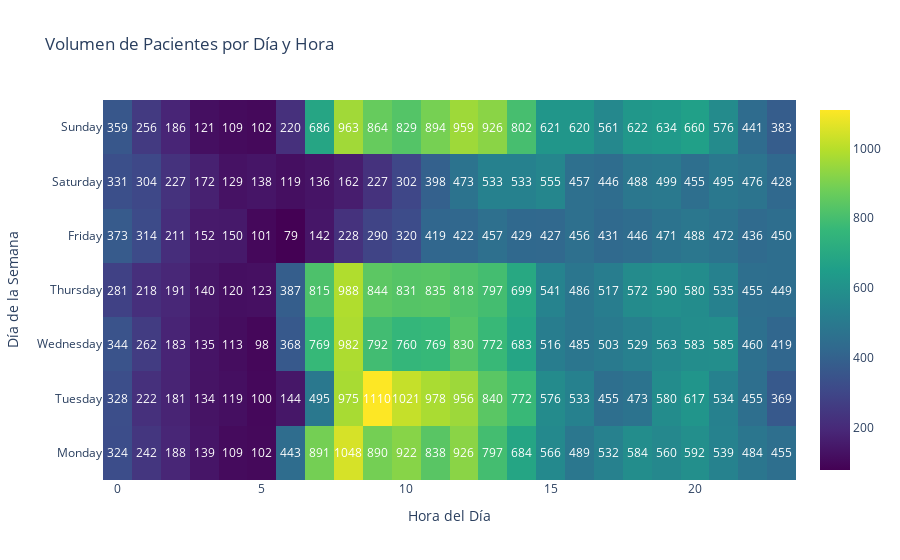

The cell this chart's notebook holds for it:
### Code cell
# Orden explícito para los días de la semana
days_order = ['Monday', 'Tuesday', 'Wednesday', 'Thursday', 'Friday', 'Saturday', 'Sunday']

# Reordenar el DataFrame por días de la semana
heatmap_count = heatmap_count.reindex(days_order)

# Reordenar manualmente la lista tooltip_texts según days_order
# Asumiendo que tooltip_texts es una lista de listas donde cada sublista corresponde a un día
ordered_tooltip_texts = [None] * len(days_order)
current_days = list(heatmap_count.index)

for i, day in enumerate(days_order):
    index = current_days.index(day)
    ordered_tooltip_texts[i] = tooltip_texts[index]

# Ahora crea el mapa de calor con el orden correcto
import plotly.graph_objects as go

fig = go.Figure(data=go.Heatmap(
    z=heatmap_count.values,
    x=heatmap_count.columns,
    y=heatmap_count.index,
    hoverongaps=False,
    colorscale='Viridis',
    hoverinfo='text',
    text=ordered_tooltip_texts  # Usar la lista reordenada
))

for i, day in enumerate(heatmap_count.index):
    for j, hour in enumerate(heatmap_count.columns):
        fig.add_annotation(
            x=hour,
            y=day,
            text=str(heatmap_count.at[day, hour]),
            showarrow=False,
            font=dict(color="white")
        )

# Añadir título y etiquetas
fig.update_layout(
    title='Volumen de Pacientes por Día y Hora',
    xaxis_title='Hora del Día',
    yaxis_title='Día de la Semana'
)

# Mostrar la figura
fig.show()

### Figure 1 — Plotly figure (JSON) as saved in the notebook; plotly's stock layout.template omitted (floating-point values rounded to 4 significant figures; data arrays with more than 128 entries replaced by an {"elided": "..."} marker saying what was removed)
{"data": [{"colorscale": [[0, "#440154"], [0.1111, "#482878"], [0.2222, "#3e4989"], [0.3333, "#31688e"], [0.4444, "#26828e"], [0.5556, "#1f9e89"], [0.6667, "#35b779"], [0.7778, "#6ece58"], [0.8889, "#b5de2b"], [1, "#fde725"]], "hoverinfo": "text", "hoverongaps": false, "text": {"elided": "7x24 str values"}, "type": "heatmap", "x": [0, 1, 2, 3, 4, 5, 6, 7, 8, 9, 10, 11, 12, 13, 14, 15, 16, 17, 18, 19, 20, 21, 22, 23], "y": ["Monday", "Tuesday", "Wednesday", "Thursday", "Friday", "Saturday", "Sunday"], "z": {"elided": "7x24 int values"}}], "layout": {"annotations": [{"font": {"color": "white"}, "showarrow": false, "text": "324", "x": 0, "y": "Monday"}, {"font": {"color": "white"}, "showarrow": false, "text": "242", "x": 1, "y": "Monday"}, {"font": {"color": "white"}, "showarrow": false, "text": "188", "x": 2, "y": "Monday"}, {"font": {"color": "white"}, "showarrow": false, "text": "139", "x": 3, "y": "Monday"}, {"font": {"color": "white"}, "showarrow": false, "text": "109", "x": 4, "y": "Monday"}, {"font": {"color": "white"}, "showarrow": false, "text": "102", "x": 5, "y": "Monday"}, {"font": {"color": "white"}, "showarrow": false, "text": "443", "x": 6, "y": "Monday"}, {"font": {"color": "white"}, "showarrow": false, "text": "891", "x": 7, "y": "Monday"}, {"font": {"color": "white"}, "showarrow": false, "text": "1048", "x": 8, "y": "Monday"}, {"font": {"color": "white"}, "showarrow": false, "text": "890", "x": 9, "y": "Monday"}, {"font": {"color": "white"}, "showarrow": false, "text": "922", "x": 10, "y": "Monday"}, {"font": {"color": "white"}, "showarrow": false, "text": "838", "x": 11, "y": "Monday"}, {"font": {"color": "white"}, "showarrow": false, "text": "926", "x": 12, "y": "Monday"}, {"font": {"color": "white"}, "showarrow": false, "text": "797", "x": 13, "y": "Monday"}, {"font": {"color": "white"}, "showarrow": false, "text": "684", "x": 14, "y": "Monday"}, {"font": {"color": "white"}, "showarrow": false, "text": "566", "x": 15, "y": "Monday"}, {"font": {"color": "white"}, "showarrow": false, "text": "489", "x": 16, "y": "Monday"}, {"font": {"color": "white"}, "showarrow": false, "text": "532", "x": 17, "y": "Monday"}, {"font": {"color": "white"}, "showarrow": false, "text": "584", "x": 18, "y": "Monday"}, {"font": {"color": "white"}, "showarrow": false, "text": "560", "x": 19, "y": "Monday"}, {"font": {"color": "white"}, "showarrow": false, "text": "592", "x": 20, "y": "Monday"}, {"font": {"color": "white"}, "showarrow": false, "text": "539", "x": 21, "y": "Monday"}, {"font": {"color": "white"}, "showarrow": false, "text": "484", "x": 22, "y": "Monday"}, {"font": {"color": "white"}, "showarrow": false, "text": "455", "x": 23, "y": "Monday"}, {"font": {"color": "white"}, "showarrow": false, "text": "328", "x": 0, "y": "Tuesday"}, {"font": {"color": "white"}, "showarrow": false, "text": "222", "x": 1, "y": "Tuesday"}, {"font": {"color": "white"}, "showarrow": false, "text": "181", "x": 2, "y": "Tuesday"}, {"font": {"color": "white"}, "showarrow": false, "text": "134", "x": 3, "y": "Tuesday"}, {"font": {"color": "white"}, "showarrow": false, "text": "119", "x": 4, "y": "Tuesday"}, {"font": {"color": "white"}, "showarrow": false, "text": "100", "x": 5, "y": "Tuesday"}, {"font": {"color": "white"}, "showarrow": false, "text": "144", "x": 6, "y": "Tuesday"}, {"font": {"color": "white"}, "showarrow": false, "text": "495", "x": 7, "y": "Tuesday"}, {"font": {"color": "white"}, "showarrow": false, "text": "975", "x": 8, "y": "Tuesday"}, {"font": {"color": "white"}, "showarrow": false, "text": "1110", "x": 9, "y": "Tuesday"}, {"font": {"color": "white"}, "showarrow": false, "text": "1021", "x": 10, "y": "Tuesday"}, {"font": {"color": "white"}, "showarrow": false, "text": "978", "x": 11, "y": "Tuesday"}, {"font": {"color": "white"}, "showarrow": false, "text": "956", "x": 12, "y": "Tuesday"}, {"font": {"color": "white"}, "showarrow": false, "text": "840", "x": 13, "y": "Tuesday"}, {"font": {"color": "white"}, "showarrow": false, "text": "772", "x": 14, "y": "Tuesday"}, {"font": {"color": "white"}, "showarrow": false, "text": "576", "x": 15, "y": "Tuesday"}, {"font": {"color": "white"}, "showarrow": false, "text": "533", "x": 16, "y": "Tuesday"}, {"font": {"color": "white"}, "showarrow": false, "text": "455", "x": 17, "y": "Tuesday"}, {"font": {"color": "white"}, "showarrow": false, "text": "473", "x": 18, "y": "Tuesday"}, {"font": {"color": "white"}, "showarrow": false, "text": "580", "x": 19, "y": "Tuesday"}, {"font": {"color": "white"}, "showarrow": false, "text": "617", "x": 20, "y": "Tuesday"}, {"font": {"color": "white"}, "showarrow": false, "text": "534", "x": 21, "y": "Tuesday"}, {"font": {"color": "white"}, "showarrow": false, "text": "455", "x": 22, "y": "Tuesday"}, {"font": {"color": "white"}, "showarrow": false, "text": "369", "x": 23, "y": "Tuesday"}, {"font": {"color": "white"}, "showarrow": false, "text": "344", "x": 0, "y": "Wednesday"}, {"font": {"color": "white"}, "showarrow": false, "text": "262", "x": 1, "y": "Wednesday"}, {"font": {"color": "white"}, "showarrow": false, "text": "183", "x": 2, "y": "Wednesday"}, {"font": {"color": "white"}, "showarrow": false, "text": "135", "x": 3, "y": "Wednesday"}, {"font": {"color": "white"}, "showarrow": false, "text": "113", "x": 4, "y": "Wednesday"}, {"font": {"color": "white"}, "showarrow": false, "text": "98", "x": 5, "y": "Wednesday"}, {"font": {"color": "white"}, "showarrow": false, "text": "368", "x": 6, "y": "Wednesday"}, {"font": {"color": "white"}, "showarrow": false, "text": "769", "x": 7, "y": "Wednesday"}, {"font": {"color": "white"}, "showarrow": false, "text": "982", "x": 8, "y": "Wednesday"}, {"font": {"color": "white"}, "showarrow": false, "text": "792", "x": 9, "y": "Wednesday"}, {"font": {"color": "white"}, "showarrow": false, "text": "760", "x": 10, "y": "Wednesday"}, {"font": {"color": "white"}, "showarrow": false, "text": "769", "x": 11, "y": "Wednesday"}, {"font": {"color": "white"}, "showarrow": false, "text": "830", "x": 12, "y": "Wednesday"}, {"font": {"color": "white"}, "showarrow": false, "text": "772", "x": 13, "y": "Wednesday"}, {"font": {"color": "white"}, "showarrow": false, "text": "683", "x": 14, "y": "Wednesday"}, {"font": {"color": "white"}, "showarrow": false, "text": "516", "x": 15, "y": "Wednesday"}, {"font": {"color": "white"}, "showarrow": false, "text": "485", "x": 16, "y": "Wednesday"}, {"font": {"color": "white"}, "showarrow": false, "text": "503", "x": 17, "y": "Wednesday"}, {"font": {"color": "white"}, "showarrow": false, "text": "529", "x": 18, "y": "Wednesday"}, {"font": {"color": "white"}, "showarrow": false, "text": "563", "x": 19, "y": "Wednesday"}, {"font": {"color": "white"}, "showarrow": false, "text": "583", "x": 20, "y": "Wednesday"}, {"font": {"color": "white"}, "showarrow": false, "text": "585", "x": 21, "y": "Wednesday"}, {"font": {"color": "white"}, "showarrow": false, "text": "460", "x": 22, "y": "Wednesday"}, {"font": {"color": "white"}, "showarrow": false, "text": "419", "x": 23, "y": "Wednesday"}, {"font": {"color": "white"}, "showarrow": false, "text": "281", "x": 0, "y": "Thursday"}, {"font": {"color": "white"}, "showarrow": false, "text": "218", "x": 1, "y": "Thursday"}, {"font": {"color": "white"}, "showarrow": false, "text": "191", "x": 2, "y": "Thursday"}, {"font": {"color": "white"}, "showarrow": false, "text": "140", "x": 3, "y": "Thursday"}, {"font": {"color": "white"}, "showarrow": false, "text": "120", "x": 4, "y": "Thursday"}, {"font": {"color": "white"}, "showarrow": false, "text": "123", "x": 5, "y": "Thursday"}, {"font": {"color": "white"}, "showarrow": false, "text": "387", "x": 6, "y": "Thursday"}, {"font": {"color": "white"}, "showarrow": false, "text": "815", "x": 7, "y": "Thursday"}, {"font": {"color": "white"}, "showarrow": false, "text": "988", "x": 8, "y": "Thursday"}, {"font": {"color": "white"}, "showarrow": false, "text": "844", "x": 9, "y": "Thursday"}, {"font": {"color": "white"}, "showarrow": false, "text": "831", "x": 10, "y": "Thursday"}, {"font": {"color": "white"}, "showarrow": false, "text": "835", "x": 11, "y": "Thursday"}, {"font": {"color": "white"}, "showarrow": false, "text": "818", "x": 12, "y": "Thursday"}, {"font": {"color": "white"}, "showarrow": false, "text": "797", "x": 13, "y": "Thursday"}, {"font": {"color": "white"}, "showarrow": false, "text": "699", "x": 14, "y": "Thursday"}, {"font": {"color": "white"}, "showarrow": false, "text": "541", "x": 15, "y": "Thursday"}, {"font": {"color": "white"}, "showarrow": false, "text": "486", "x": 16, "y": "Thursday"}, {"font": {"color": "white"}, "showarrow": false, "text": "517", "x": 17, "y": "Thursday"}, {"font": {"color": "white"}, "showarrow": false, "text": "572", "x": 18, "y": "Thursday"}, {"font": {"color": "white"}, "showarrow": false, "text": "590", "x": 19, "y": "Thursday"}, {"font": {"color": "white"}, "showarrow": false, "text": "580", "x": 20, "y": "Thursday"}, {"font": {"color": "white"}, "showarrow": false, "text": "535", "x": 21, "y": "Thursday"}, {"font": {"color": "white"}, "showarrow": false, "text": "455", "x": 22, "y": "Thursday"}, {"font": {"color": "white"}, "showarrow": false, "text": "449", "x": 23, "y": "Thursday"}, {"font": {"color": "white"}, "showarrow": false, "text": "373", "x": 0, "y": "Friday"}, {"font": {"color": "white"}, "showarrow": false, "text": "314", "x": 1, "y": "Friday"}, {"font": {"color": "white"}, "showarrow": false, "text": "211", "x": 2, "y": "Friday"}, {"font": {"color": "white"}, "showarrow": false, "text": "152", "x": 3, "y": "Friday"}, {"font": {"color": "white"}, "showarrow": false, "text": "150", "x": 4, "y": "Friday"}, {"font": {"color": "white"}, "showarrow": false, "text": "101", "x": 5, "y": "Friday"}, {"font": {"color": "white"}, "showarrow": false, "text": "79", "x": 6, "y": "Friday"}, {"font": {"color": "white"}, "showarrow": false, "text": "142", "x": 7, "y": "Friday"}, {"font": {"color": "white"}, "showarrow": false, "text": "228", "x": 8, "y": "Friday"}, {"font": {"color": "white"}, "showarrow": false, "text": "290", "x": 9, "y": "Friday"}, {"font": {"color": "white"}, "showarrow": false, "text": "320", "x": 10, "y": "Friday"}, {"font": {"color": "white"}, "showarrow": false, "text": "419", "x": 11, "y": "Friday"}, {"font": {"color": "white"}, "showarrow": false, "text": "422", "x": 12, "y": "Friday"}, {"font": {"color": "white"}, "showarrow": false, "text": "457", "x": 13, "y": "Friday"}, {"font": {"color": "white"}, "showarrow": false, "text": "429", "x": 14, "y": "Friday"}, {"font": {"color": "white"}, "showarrow": false, "text": "427", "x": 15, "y": "Friday"}, {"font": {"color": "white"}, "showarrow": false, "text": "456", "x": 16, "y": "Friday"}, {"font": {"color": "white"}, "showarrow": false, "text": "431", "x": 17, "y": "Friday"}, {"font": {"color": "white"}, "showarrow": false, "text": "446", "x": 18, "y": "Friday"}, {"font": {"color": "white"}, "showarrow": false, "text": "471", "x": 19, "y": "Friday"}, {"font": {"color": "white"}, "showarrow": false, "text": "488", "x": 20, "y": "Friday"}, {"font": {"color": "white"}, "showarrow": false, "text": "472", "x": 21, "y": "Friday"}, {"font": {"color": "white"}, "showarrow": false, "text": "436", "x": 22, "y": "Friday"}, {"font": {"color": "white"}, "showarrow": false, "text": "450", "x": 23, "y": "Friday"}, {"font": {"color": "white"}, "showarrow": false, "text": "331", "x": 0, "y": "Saturday"}, {"font": {"color": "white"}, "showarrow": false, "text": "304", "x": 1, "y": "Saturday"}, {"font": {"color": "white"}, "showarrow": false, "text": "227", "x": 2, "y": "Saturday"}, {"font": {"color": "white"}, "showarrow": false, "text": "172", "x": 3, "y": "Saturday"}, {"font": {"color": "white"}, "showarrow": false, "text": "129", "x": 4, "y": "Saturday"}, {"font": {"color": "white"}, "showarrow": false, "text": "138", "x": 5, "y": "Saturday"}, {"font": {"color": "white"}, "showarrow": false, "text": "119", "x": 6, "y": "Saturday"}, {"font": {"color": "white"}, "showarrow": false, "text": "136", "x": 7, "y": "Saturday"}, {"font": {"color": "white"}, "showarrow": false, "text": "162", "x": 8, "y": "Saturday"}, {"font": {"color": "white"}, "showarrow": false, "text": "227", "x": 9, "y": "Saturday"}, {"font": {"color": "white"}, "showarrow": false, "text": "302", "x": 10, "y": "Saturday"}, {"font": {"color": "white"}, "showarrow": false, "text": "398", "x": 11, "y": "Saturday"}, {"font": {"color": "white"}, "showarrow": false, "text": "473", "x": 12, "y": "Saturday"}, {"font": {"color": "white"}, "showarrow": false, "text": "533", "x": 13, "y": "Saturday"}, {"font": {"color": "white"}, "showarrow": false, "text": "533", "x": 14, "y": "Saturday"}, {"font": {"color": "white"}, "showarrow": false, "text": "555", "x": 15, "y": "Saturday"}, {"font": {"color": "white"}, "showarrow": false, "text": "457", "x": 16, "y": "Saturday"}, {"font": {"color": "white"}, "showarrow": false, "text": "446", "x": 17, "y": "Saturday"}, {"font": {"color": "white"}, "showarrow": false, "text": "488", "x": 18, "y": "Saturday"}, {"font": {"color": "white"}, "showarrow": false, "text": "499", "x": 19, "y": "Saturday"}, {"font": {"color": "white"}, "showarrow": false, "text": "455", "x": 20, "y": "Saturday"}, {"font": {"color": "white"}, "showarrow": false, "text": "495", "x": 21, "y": "Saturday"}, {"font": {"color": "white"}, "showarrow": false, "text": "476", "x": 22, "y": "Saturday"}, {"font": {"color": "white"}, "showarrow": false, "text": "428", "x": 23, "y": "Saturday"}, {"font": {"color": "white"}, "showarrow": false, "text": "359", "x": 0, "y": "Sunday"}, {"font": {"color": "white"}, "showarrow": false, "text": "256", "x": 1, "y": "Sunday"}, {"font": {"color": "white"}, "showarrow": false, "text": "186", "x": 2, "y": "Sunday"}, {"font": {"color": "white"}, "showarrow": false, "text": "121", "x": 3, "y": "Sunday"}, {"font": {"color": "white"}, "showarrow": false, "text": "109", "x": 4, "y": "Sunday"}, {"font": {"color": "white"}, "showarrow": false, "text": "102", "x": 5, "y": "Sunday"}, {"font": {"color": "white"}, "showarrow": false, "text": "220", "x": 6, "y": "Sunday"}, {"font": {"color": "white"}, "showarrow": false, "text": "686", "x": 7, "y": "Sunday"}, {"font": {"color": "white"}, "showarrow": false, "text": "963", "x": 8, "y": "Sunday"}, {"font": {"color": "white"}, "showarrow": false, "text": "864", "x": 9, "y": "Sunday"}, {"font": {"color": "white"}, "showarrow": false, "text": "829", "x": 10, "y": "Sunday"}, {"font": {"color": "white"}, "showarrow": false, "text": "894", "x": 11, "y": "Sunday"}, {"font": {"color": "white"}, "showarrow": false, "text": "959", "x": 12, "y": "Sunday"}, {"font": {"color": "white"}, "showarrow": false, "text": "926", "x": 13, "y": "Sunday"}, {"font": {"color": "white"}, "showarrow": false, "text": "802", "x": 14, "y": "Sunday"}, {"font": {"color": "white"}, "showarrow": false, "text": "621", "x": 15, "y": "Sunday"}, {"font": {"color": "white"}, "showarrow": false, "text": "620", "x": 16, "y": "Sunday"}, {"font": {"color": "white"}, "showarrow": false, "text": "561", "x": 17, "y": "Sunday"}, {"font": {"color": "white"}, "showarrow": false, "text": "622", "x": 18, "y": "Sunday"}, {"font": {"color": "white"}, "showarrow": false, "text": "634", "x": 19, "y": "Sunday"}, {"font": {"color": "white"}, "showarrow": false, "text": "660", "x": 20, "y": "Sunday"}, {"font": {"color": "white"}, "showarrow": false, "text": "576", "x": 21, "y": "Sunday"}, {"font": {"color": "white"}, "showarrow": false, "text": "441", "x": 22, "y": "Sunday"}, {"font": {"color": "white"}, "showarrow": false, "text": "383", "x": 23, "y": "Sunday"}], "title": {"text": "Volumen de Pacientes por Día y Hora"}, "xaxis": {"title": {"text": "Hora del Día"}}, "yaxis": {"title": {"text": "Día de la Semana"}}}}
